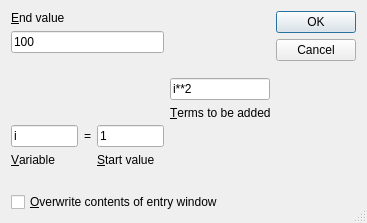
<?xml version="1.0" encoding="UTF-8"?>
<ui version="4.0">
 <class>SumDialog</class>
 <widget class="QDialog" name="SumDialog">
  <property name="geometry">
   <rect>
    <x>0</x>
    <y>0</y>
    <width>367</width>
    <height>223</height>
   </rect>
  </property>
  <property name="windowTitle">
   <string>Define Sum</string>
  </property>
  <property name="sizeGripEnabled">
   <bool>true</bool>
  </property>
  <layout class="QVBoxLayout" name="verticalLayout">
   <item>
    <layout class="QHBoxLayout">
     <property name="spacing">
      <number>6</number>
     </property>
     <property name="margin">
      <number>0</number>
     </property>
     <item>
      <layout class="QVBoxLayout">
       <property name="spacing">
        <number>6</number>
       </property>
       <property name="margin">
        <number>0</number>
       </property>
       <item>
        <layout class="QGridLayout">
         <property name="margin">
          <number>0</number>
         </property>
         <property name="spacing">
          <number>6</number>
         </property>
         <item row="0" column="0">
          <widget class="QLabel" name="label3">
           <property name="text">
            <string>&amp;End value</string>
           </property>
           <property name="wordWrap">
            <bool>false</bool>
           </property>
           <property name="buddy">
            <cstring>editTo</cstring>
           </property>
          </widget>
         </item>
         <item row="1" column="0">
          <widget class="QLineEdit" name="editTo">
           <property name="text">
            <string>100</string>
           </property>
          </widget>
         </item>
        </layout>
       </item>
       <item>
        <layout class="QHBoxLayout">
         <property name="spacing">
          <number>6</number>
         </property>
         <property name="margin">
          <number>0</number>
         </property>
         <item>
          <spacer name="Spacer16">
           <property name="orientation">
            <enum>Qt::Horizontal</enum>
           </property>
           <property name="sizeType">
            <enum>QSizePolicy::Expanding</enum>
           </property>
           <property name="sizeHint" stdset="0">
            <size>
             <width>20</width>
             <height>20</height>
            </size>
           </property>
          </spacer>
         </item>
         <item>
          <widget class="QLabel" name="pixmap">
           <property name="minimumSize">
            <size>
             <width>40</width>
             <height>60</height>
            </size>
           </property>
           <property name="pixmap">
            <pixmap>:/img/large-sigma.png</pixmap>
           </property>
           <property name="scaledContents">
            <bool>true</bool>
           </property>
           <property name="wordWrap">
            <bool>false</bool>
           </property>
          </widget>
         </item>
         <item>
          <spacer name="Spacer15">
           <property name="orientation">
            <enum>Qt::Horizontal</enum>
           </property>
           <property name="sizeType">
            <enum>QSizePolicy::Expanding</enum>
           </property>
           <property name="sizeHint" stdset="0">
            <size>
             <width>20</width>
             <height>20</height>
            </size>
           </property>
          </spacer>
         </item>
        </layout>
       </item>
       <item>
        <layout class="QGridLayout">
         <property name="margin">
          <number>0</number>
         </property>
         <property name="spacing">
          <number>6</number>
         </property>
         <item row="1" column="0">
          <widget class="QLabel" name="labelVar">
           <property name="text">
            <string>&amp;Variable</string>
           </property>
           <property name="wordWrap">
            <bool>false</bool>
           </property>
           <property name="buddy">
            <cstring>editVar</cstring>
           </property>
          </widget>
         </item>
         <item row="0" column="2">
          <widget class="QLineEdit" name="editFrom">
           <property name="text">
            <string>1</string>
           </property>
          </widget>
         </item>
         <item row="1" column="2">
          <widget class="QLabel" name="labelFrom">
           <property name="text">
            <string>&amp;Start value</string>
           </property>
           <property name="wordWrap">
            <bool>false</bool>
           </property>
           <property name="buddy">
            <cstring>editFrom</cstring>
           </property>
          </widget>
         </item>
         <item row="0" column="0">
          <widget class="QLineEdit" name="editVar">
           <property name="text">
            <string>i</string>
           </property>
          </widget>
         </item>
         <item row="0" column="1">
          <widget class="QLabel" name="TextLabel1">
           <property name="text">
            <string>=</string>
           </property>
           <property name="alignment">
            <set>Qt::AlignCenter</set>
           </property>
           <property name="wordWrap">
            <bool>false</bool>
           </property>
          </widget>
         </item>
        </layout>
       </item>
      </layout>
     </item>
     <item>
      <layout class="QVBoxLayout">
       <property name="spacing">
        <number>6</number>
       </property>
       <property name="margin">
        <number>0</number>
       </property>
       <item>
        <spacer name="Spacer6">
         <property name="orientation">
          <enum>Qt::Vertical</enum>
         </property>
         <property name="sizeType">
          <enum>QSizePolicy::Expanding</enum>
         </property>
         <property name="sizeHint" stdset="0">
          <size>
           <width>20</width>
           <height>20</height>
          </size>
         </property>
        </spacer>
       </item>
       <item>
        <widget class="QLabel" name="TextLabel6">
         <property name="text">
          <string/>
         </property>
         <property name="wordWrap">
          <bool>false</bool>
         </property>
        </widget>
       </item>
       <item>
        <widget class="QLineEdit" name="editTerm">
         <property name="text">
          <string>i**2</string>
         </property>
        </widget>
       </item>
       <item>
        <widget class="QLabel" name="labelTerm">
         <property name="text">
          <string>&amp;Terms to be added</string>
         </property>
         <property name="wordWrap">
          <bool>false</bool>
         </property>
         <property name="buddy">
          <cstring>editTerm</cstring>
         </property>
        </widget>
       </item>
       <item>
        <spacer name="Spacer7">
         <property name="orientation">
          <enum>Qt::Vertical</enum>
         </property>
         <property name="sizeType">
          <enum>QSizePolicy::Expanding</enum>
         </property>
         <property name="sizeHint" stdset="0">
          <size>
           <width>20</width>
           <height>20</height>
          </size>
         </property>
        </spacer>
       </item>
      </layout>
     </item>
     <item>
      <spacer name="Spacer8">
       <property name="orientation">
        <enum>Qt::Horizontal</enum>
       </property>
       <property name="sizeType">
        <enum>QSizePolicy::Expanding</enum>
       </property>
       <property name="sizeHint" stdset="0">
        <size>
         <width>20</width>
         <height>20</height>
        </size>
       </property>
      </spacer>
     </item>
     <item>
      <layout class="QVBoxLayout">
       <property name="spacing">
        <number>6</number>
       </property>
       <property name="margin">
        <number>0</number>
       </property>
       <item>
        <widget class="QPushButton" name="buttonOk">
         <property name="text">
          <string>OK</string>
         </property>
         <property name="shortcut">
          <string/>
         </property>
         <property name="autoDefault">
          <bool>true</bool>
         </property>
         <property name="default">
          <bool>true</bool>
         </property>
        </widget>
       </item>
       <item>
        <widget class="QPushButton" name="buttonCancel">
         <property name="text">
          <string>Cancel</string>
         </property>
         <property name="autoDefault">
          <bool>true</bool>
         </property>
        </widget>
       </item>
       <item>
        <spacer name="Spacer4">
         <property name="orientation">
          <enum>Qt::Vertical</enum>
         </property>
         <property name="sizeType">
          <enum>QSizePolicy::Expanding</enum>
         </property>
         <property name="sizeHint" stdset="0">
          <size>
           <width>20</width>
           <height>20</height>
          </size>
         </property>
        </spacer>
       </item>
      </layout>
     </item>
    </layout>
   </item>
   <item>
    <spacer name="verticalSpacer">
     <property name="orientation">
      <enum>Qt::Vertical</enum>
     </property>
     <property name="sizeHint" stdset="0">
      <size>
       <width>20</width>
       <height>10</height>
      </size>
     </property>
    </spacer>
   </item>
   <item>
    <widget class="QCheckBox" name="checkBoxOverwrite">
     <property name="text">
      <string>&amp;Overwrite contents of entry window</string>
     </property>
    </widget>
   </item>
  </layout>
 </widget>
 <layoutdefault spacing="6" margin="11"/>
 <tabstops>
  <tabstop>editFrom</tabstop>
  <tabstop>editTo</tabstop>
  <tabstop>editTerm</tabstop>
  <tabstop>buttonOk</tabstop>
  <tabstop>buttonCancel</tabstop>
  <tabstop>editVar</tabstop>
 </tabstops>
 <resources/>
 <connections>
  <connection>
   <sender>buttonOk</sender>
   <signal>clicked()</signal>
   <receiver>SumDialog</receiver>
   <slot>accept()</slot>
   <hints>
    <hint type="sourcelabel">
     <x>20</x>
     <y>20</y>
    </hint>
    <hint type="destinationlabel">
     <x>20</x>
     <y>20</y>
    </hint>
   </hints>
  </connection>
  <connection>
   <sender>buttonCancel</sender>
   <signal>clicked()</signal>
   <receiver>SumDialog</receiver>
   <slot>reject()</slot>
   <hints>
    <hint type="sourcelabel">
     <x>20</x>
     <y>20</y>
    </hint>
    <hint type="destinationlabel">
     <x>20</x>
     <y>20</y>
    </hint>
   </hints>
  </connection>
 </connections>
</ui>
